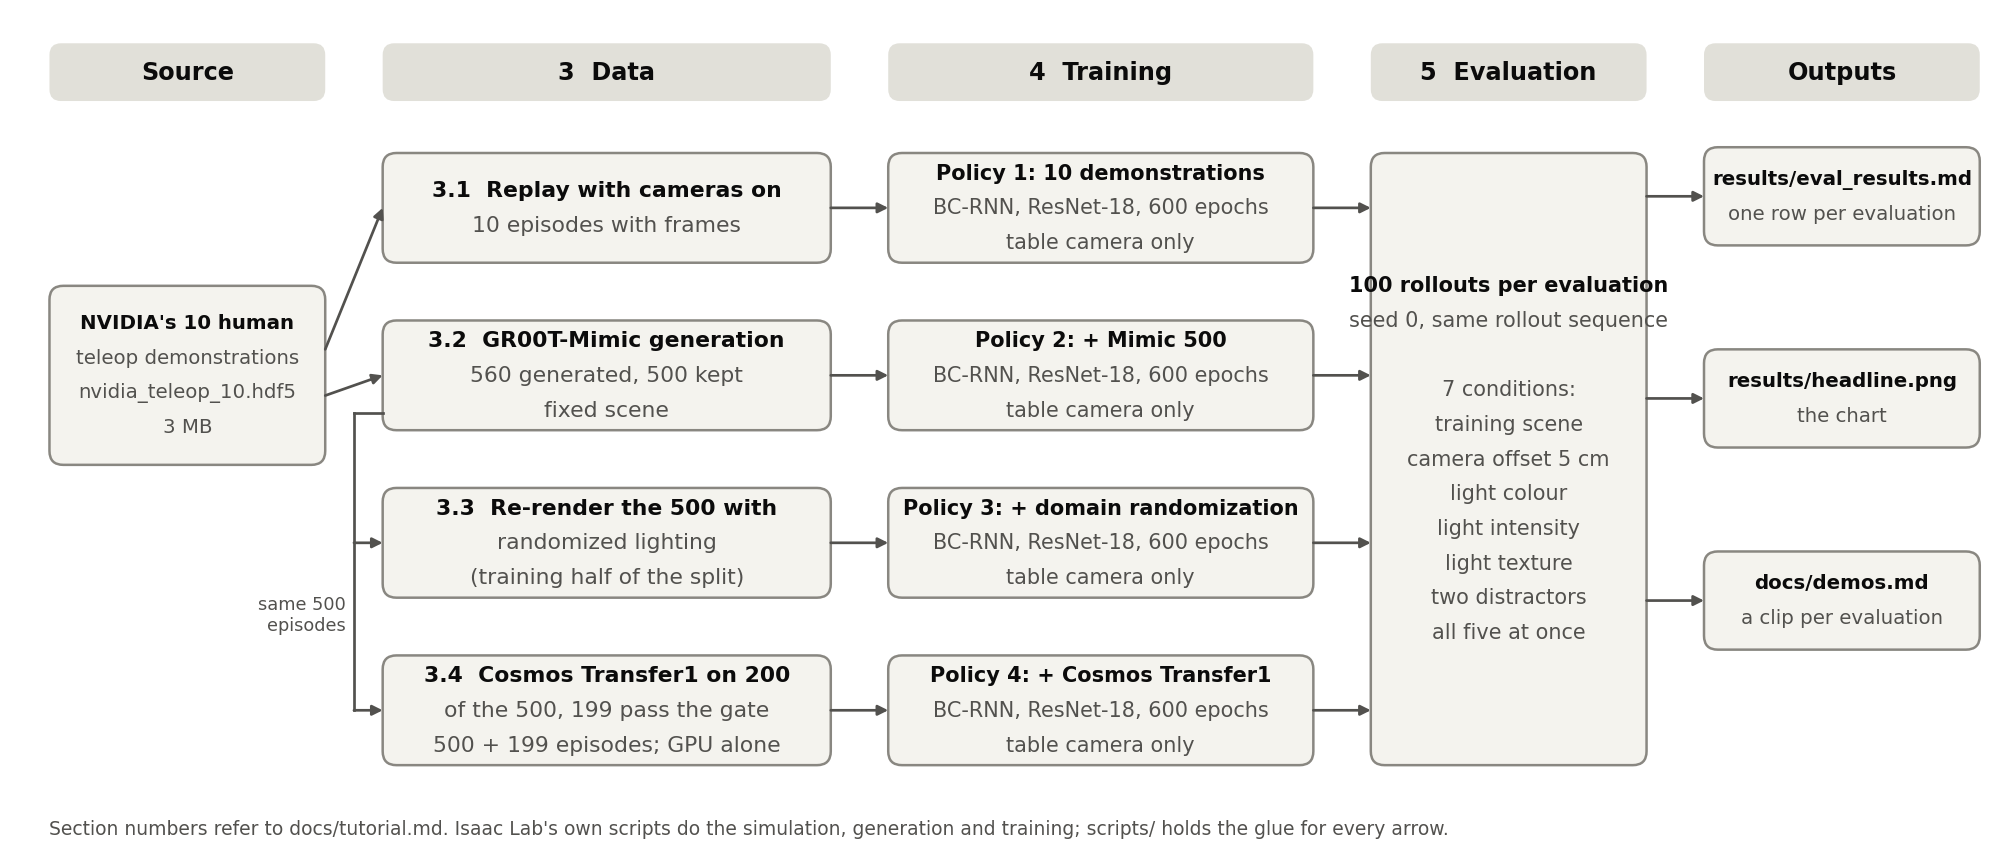

Source code (Python):
"""Draw docs/figures/pipeline.png, the pipeline overview in docs/tutorial.md section 0.2.

  python3 docs/figures/pipeline.py
"""
import os

import matplotlib
matplotlib.use("Agg")
import matplotlib.pyplot as plt
from matplotlib.patches import FancyBboxPatch

INK, MUTED, EDGE, FILL, HEAD, ACCENT = "#0b0b0b", "#52514e", "#898781", "#f4f3ee", "#e1e0d9", "#2a78d6"
fig, ax = plt.subplots(figsize=(17, 7.2), dpi=150)
ax.set_xlim(0, 17.2); ax.set_ylim(0, 7.2); ax.axis("off")


def box(x0, y0, w, h, lines, bold_first=False, fill=FILL, edge=EDGE, size=10.5):
    ax.add_patch(FancyBboxPatch((x0, y0), w, h, boxstyle="round,pad=0,rounding_size=0.12", fc=fill, ec=edge, lw=1.2))
    cx, cy = x0 + w / 2, y0 + h / 2
    n = len(lines); step = 0.3
    for i, t in enumerate(lines):
        ax.text(cx, cy + (n - 1) * step / 2 - i * step, t, ha="center", va="center", fontsize=size,
                color=INK if i == 0 else MUTED, fontweight="bold" if (bold_first and i == 0) else "normal")


def arrow(x0, y0, x1, y1):
    ax.annotate("", xy=(x1, y1), xytext=(x0, y0), arrowprops=dict(arrowstyle="-|>", color=MUTED, lw=1.3, shrinkA=0, shrinkB=0))


def header(x0, w, text):
    ax.add_patch(FancyBboxPatch((x0, 6.45), w, 0.5, boxstyle="round,pad=0,rounding_size=0.1", fc=HEAD, ec="none"))
    ax.text(x0 + w / 2, 6.7, text, ha="center", va="center", fontsize=11.5, color=INK, fontweight="bold")


rows = {1: 5.05, 2: 3.6, 3: 2.15, 4: 0.7}       # bottom y of each policy row's boxes
H = 0.95
header(0.3, 2.4, "Source"); header(3.2, 3.9, "3  Data"); header(7.6, 3.7, "4  Training")
header(11.8, 2.4, "5  Evaluation"); header(14.7, 2.4, "Outputs")

# source
box(0.3, 3.3, 2.4, 1.55, ["NVIDIA's 10 human", "teleop demonstrations", "nvidia_teleop_10.hdf5", "3 MB"], bold_first=True, size=9.5)

# data boxes
data = {
    1: ["3.1  Replay with cameras on", "10 episodes with frames"],
    2: ["3.2  GR00T-Mimic generation", "560 generated, 500 kept", "fixed scene"],
    3: ["3.3  Re-render the 500 with", "randomized lighting", "(training half of the split)"],
    4: ["3.4  Cosmos Transfer1 on 200", "of the 500, 199 pass the gate", "500 + 199 episodes; GPU alone"],
}
for r, lines in data.items():
    box(3.2, rows[r], 3.9, H, lines, bold_first=True)

# arrows source -> rows 1 and 2; row 2 -> rows 3 and 4 via a bus on the left
arrow(2.7, 4.3, 3.2, rows[1] + H / 2)
arrow(2.7, 3.9, 3.2, rows[2] + H / 2)
bus_x = 2.95
ax.plot([3.2, bus_x], [rows[2] + 0.15, rows[2] + 0.15], color=MUTED, lw=1.3)
ax.plot([bus_x, bus_x], [rows[2] + 0.15, rows[4] + H / 2], color=MUTED, lw=1.3)
arrow(bus_x, rows[3] + H / 2, 3.2, rows[3] + H / 2)
arrow(bus_x, rows[4] + H / 2, 3.2, rows[4] + H / 2)
ax.text(2.88, (rows[3] + rows[4] + H) / 2 + 0.1, "same 500\nepisodes", ha="right", va="center", fontsize=8.5, color=MUTED)

# training boxes
names = {1: "Policy 1: 10 demonstrations", 2: "Policy 2: + Mimic 500", 3: "Policy 3: + domain randomization", 4: "Policy 4: + Cosmos Transfer1"}
for r in rows:
    box(7.6, rows[r], 3.7, H, [names[r], "BC-RNN, ResNet-18, 600 epochs", "table camera only"], bold_first=True, size=10)
    arrow(7.1, rows[r] + H / 2, 7.6, rows[r] + H / 2)
    arrow(11.3, rows[r] + H / 2, 11.8, rows[r] + H / 2)

# evaluation box spanning all rows
box(11.8, rows[4], 2.4, rows[1] + H - rows[4],
    ["100 rollouts per evaluation", "seed 0, same rollout sequence", "", "7 conditions:", "training scene", "camera offset 5 cm", "light colour", "light intensity",
     "light texture", "two distractors", "all five at once"], bold_first=True, size=10)

# outputs
outs = [(5.2, ["results/eval_results.md", "one row per evaluation"]), (3.45, ["results/headline.png", "the chart"]),
        (1.7, ["docs/demos.md", "a clip per evaluation"])]
for y, lines in outs:
    box(14.7, y, 2.4, 0.85, lines, bold_first=True, size=9.5)
    arrow(14.2, y + 0.425, 14.7, y + 0.425)

ax.text(0.3, 0.15, "Section numbers refer to docs/tutorial.md. Isaac Lab's own scripts do the simulation, generation and training; "
        "scripts/ holds the glue for every arrow.", fontsize=9, color=MUTED, va="center")
out = os.path.join(os.path.dirname(os.path.abspath(__file__)), "pipeline.png")
fig.savefig(out, bbox_inches="tight", facecolor="white")
print(out)
